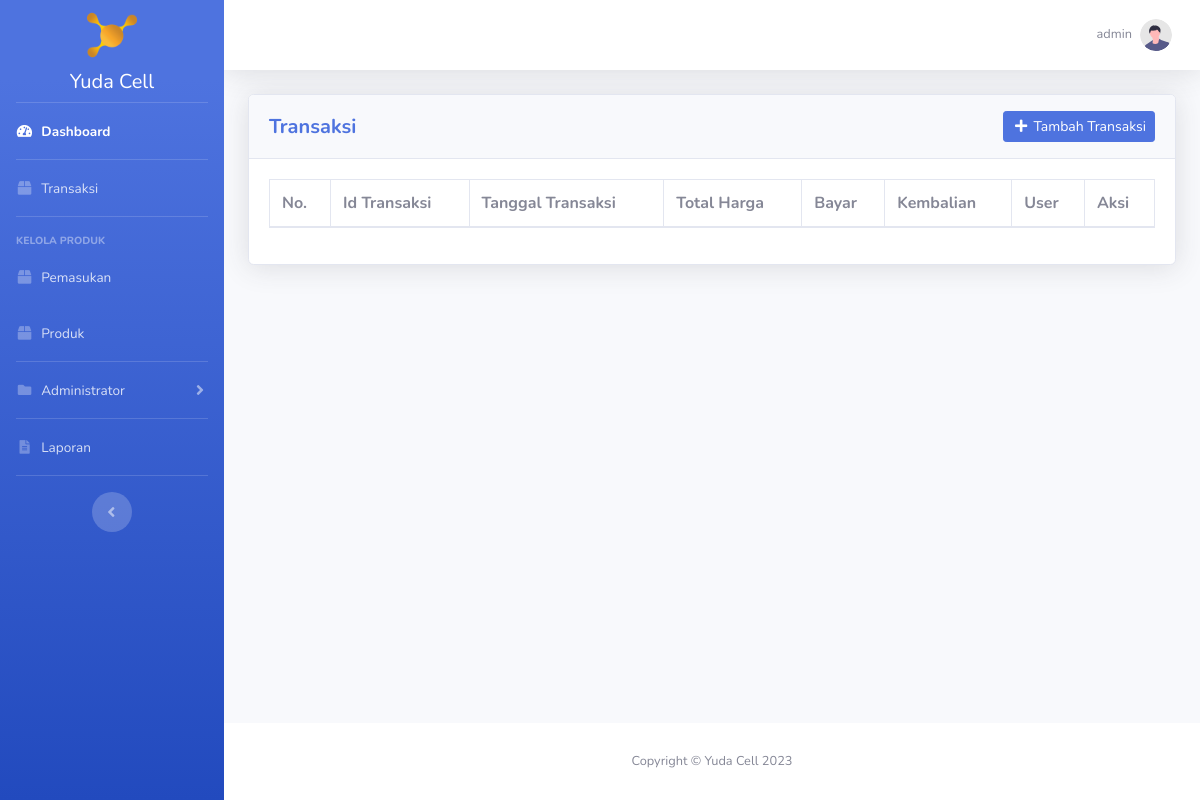
Page /transaksi/index.php (signed in) on the earlier database version.
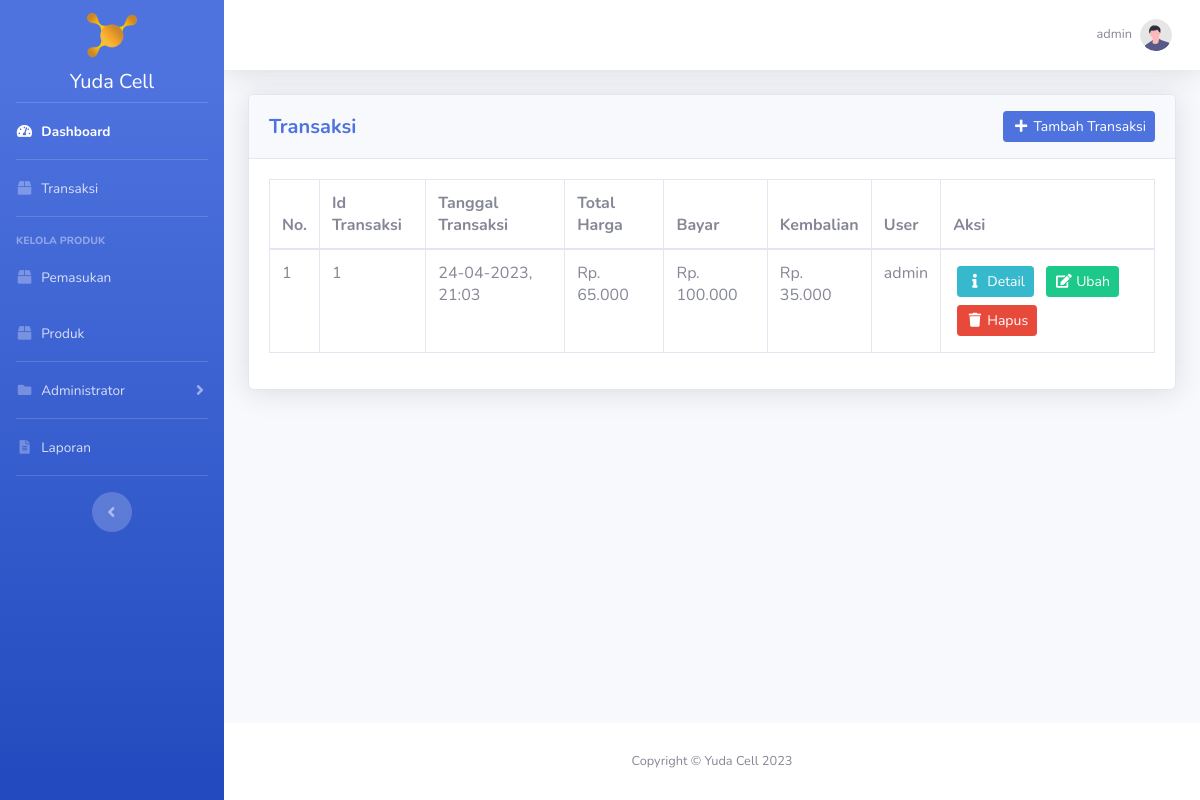
Same page on the later database version.
### tables this page shows
CREATE TABLE `transaksi` (
  `id_transaksi` int(11) NOT NULL,
  `tanggal_transaksi` datetime NOT NULL,
  `total_harga` int(11) DEFAULT NULL,
  `bayar` int(11) DEFAULT NULL,
  `kembalian` int(11) DEFAULT NULL,
  `id_user` int(11) NOT NULL
);

CREATE TABLE `user` (
  `id_user` int(11) NOT NULL,
  `username` varchar(20) NOT NULL,
  `password` varchar(300) NOT NULL,
  `hak_akses` enum('administrator','operator') NOT NULL,
  `nama_lengkap` varchar(50) NOT NULL,
  `no_telp_user` varchar(20) NOT NULL
);

### transaksi/index.php (the view, shortened to what this page needs)
<?php
require_once '../koneksi.php';
$transaksi = mysqli_query($koneksi, "SELECT * FROM transaksi INNER JOIN user ON transaksi.id_user = user.id_user ORDER BY tanggal_transaksi DESC");
?>
<!DOCTYPE html>
<html lang="en">
<head>
    <?php include_once '../include/head.php'; ?>
</head>
<body id="page-top">
    <div id="wrapper">
        <?php include_once '../include/sidebar.php'; ?>
        <div id="content-wrapper" class="d-flex flex-column">
            <div id="content">
                <?php include_once '../include/topbar.php'; ?>
                <div class="container-fluid">
                    <div class="card shadow mb-4">
                        <div class="card-header py-3">
                            <div class="row">
                                <div class="col head-left">
                                    <h5 class="my-auto font-weight-bold text-primary">Transaksi</h5>
                                </div>
                                <div class="col head-right">
                                    <a href="<?= BASE_URL; ?>transaksi/tambah_transaksi.php" class="btn btn-sm btn-primary"><i class="fas fa-fw fa-plus"></i> Tambah Transaksi</a>
                                </div>
                            </div>
                        </div>
                        <div class="card-body">
                            <div class="table-responsive">
                                <table class="table table-bordered" id="dataTable" width="100%" cellspacing="0">
									<thead>
										<tr>
											<th>No.</th>
											<th>Id Transaksi</th>
											<th>Tanggal Transaksi</th>
											<th>Total Harga</th>
											<th>Bayar</th>
											<th>Kembalian</th>
											<th>User</th>
											<th>Aksi</th>
										</tr>
									</thead>
									<tbody>
										<?php $i = 1; ?>
										<?php foreach ($transaksi as $dt): ?>
											<tr>
												<td><?= $i++; ?></td>
												<td><?= $dt['id_transaksi']; ?></td>
												<td><?= date("d-m-Y, H:i", strtotime($dt['tanggal_transaksi'])); ?></td>
												<td>Rp. <?= str_replace(",", ".", number_format($dt['total_harga'])); ?></td>
												<td>Rp. <?= str_replace(",", ".", number_format($dt['bayar'])); ?></td>
												<td>Rp. <?= str_replace(",", ".", number_format($dt['kembalian'])); ?></td>
												<td><?= $dt['username']; ?></td>
												<td>
                                                    <?php if ($dt['bayar'] == 0): ?>
                                                        <a class="btn btn-sm btn-info m-1" href="<?= BASE_URL; ?>transaksi/detail_transaksi.php?id_transaksi=<?= $dt['id_transaksi']; ?>"><i class="fas fa-fw fa-exclamation"></i> Bayar</a>
                                                    <?php else: ?>
                                                        <a class="btn btn-sm btn-info m-1" href="<?= BASE_URL; ?>transaksi/detail_transaksi.php?id_transaksi=<?= $dt['id_transaksi']; ?>"><i class="fas fa-fw fa-info"></i> Detail</a>
                                                    <?php endif ?>
													<a class="btn btn-sm btn-success m-1" href="<?= BASE_URL; ?>transaksi/ubah_transaksi.php?id_transaksi=<?= $dt['id_transaksi']; ?>"><i class="fas fa-fw fa-edit"></i> Ubah</a>
													<a class="btn btn-sm btn-danger m-1 btn-delete" data-nama="Transaksi dengan ID Transaksi <?= $dt['id_transaksi']; ?> akan terhapus!" href="hapus_transaksi.php?id_transaksi=<?= $dt['id_transaksi']; ?>"><i class="fas fa-fw fa-trash"></i> Hapus</a>
												</td>
											</tr>
										<?php endforeach ?>
									</tbody>
								</table>
							</div>
                        </div>
                    </div>
				</div>
            </div>
            <?php include_once '../include/footer.php'; ?>
        </div>
    </div>
</body>
</html>

Differences in the rows shown:
added transaksi: id_transaksi "1", tanggal_transaksi "24-04-2023, 21:03", total_harga "65.000", bayar "100.000", kembalian "35.000", id_user.username "admin"
